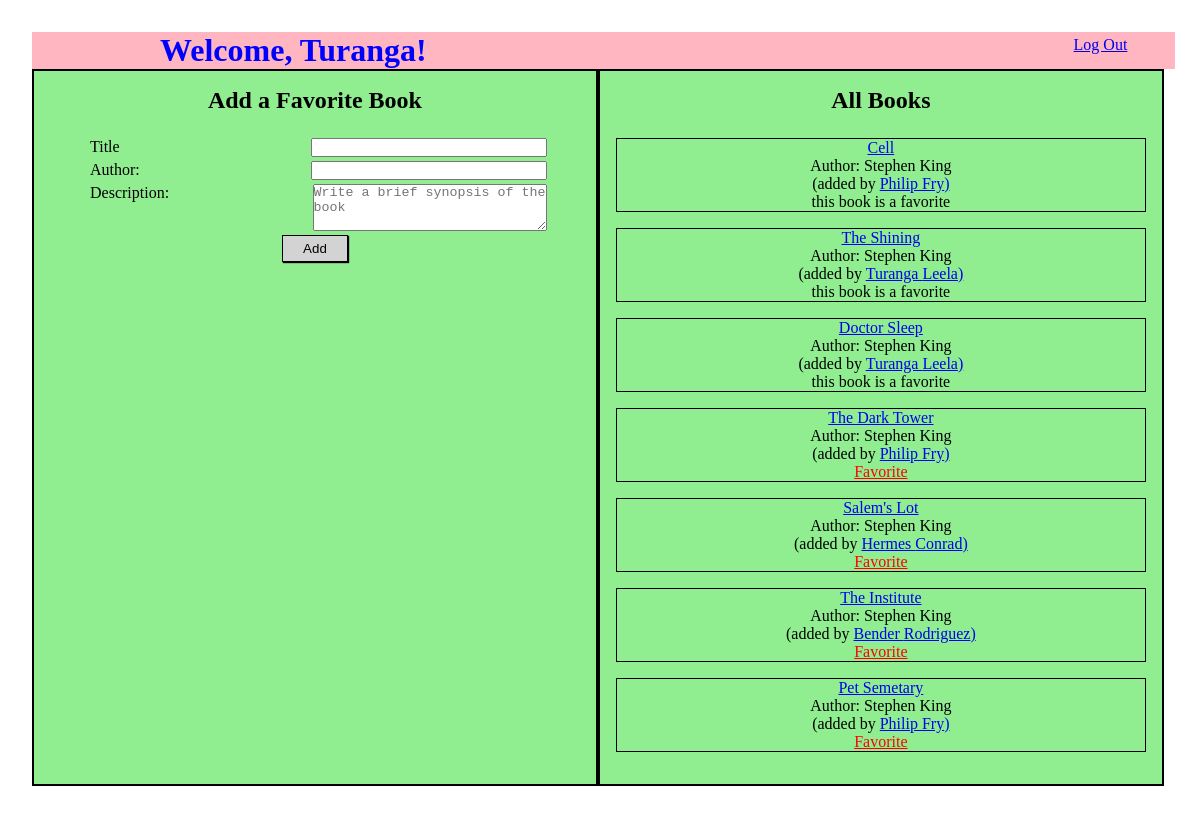
The page /books (signed in) on the database its author committed.
### book_app/models.py (models this page shows)
class User(models.Model):
    first_name = models.CharField(max_length=20)
    last_name = models.CharField(max_length=30)
    email = models.CharField(max_length=40)
    password = models.CharField(max_length=255)
    created_at = models.DateTimeField(auto_now_add=True)
    updated_at = models.DateTimeField(auto_now=True)
    objects = UserManager()

class Book(models.Model):
    title = models.CharField(max_length=40)
    description = models.TextField()
    author = models.CharField(max_length=40, default="Stephen King")
    uploaded_by = models.ForeignKey(User, related_name="books_uploaded", on_delete=models.CASCADE)
    favorited_by = models.ManyToManyField(User, related_name="liked_books")
    created_at = models.DateTimeField(auto_now_add=True)
    updated_at = models.DateTimeField(auto_now=True)
    objects = BookManager()

### book_app/views.py (the view)
# urls.py: path('books', views.all_books),
def all_books(request):
    if 'user_id' not in request.session:
        return redirect('/')
    all_books = Book.objects.all()
    this_user = User.objects.get(id = request.session['user_id'])
    context = {
        'user' : this_user,
        'books' : all_books,
    }
    return render(request, 'all_books.html', context)

### book_app/templates/all_books.html (shortened to what this page needs)
<!DOCTYPE html>
<html lang="en">
<head>
    {% load static %}
    <link rel="stylesheet" href="{% static 'all_books.css' %}">
</head>
<body>
    <div id="container">
        <div id="welcome">
            <h1>Welcome, {{ user.first_name }}!</h1>
            <a style="margin: .25em 3em 0 0;" href="/logout">Log Out</a>
        </div>
        <div id="main">
            <div id="add_book">
                <h2>Add a Favorite Book</h2>
                <form action="/create_book" method="POST">
                    <div class="line">
                        <label for="">Title</label>
                        <input type="text" name="title">
                    </div>
                    <div class="line">
                        <label for="">Author:</label>
                        <input type="text" name="author">
                    </div>
                    <div class="line">
                        <label for="">Description:</label>
                        <textarea name="desc" id="" cols="30" rows="3" placeholder="Write a brief synopsis of the book"></textarea>
                    </div>
                    <button type="submit">Add</button>
                </form>
            </div>
            <div id="book_list">
                <h2>All Books</h2>
                {% for book in books %}
                <div id="book_info_block">
                    <a href="/books/{{book.id}}">{{book.title}}</a>
                    <p>Author: {{book.author}}</p>
                    <p>(added by <a href="/user/{{book.uploaded_by.id}}">{{book.uploaded_by.first_name}} {{book.uploaded_by.last_name}})</p></a>
                    {% if user in book.favorited_by.all %}
                        <p style="font: italic;">this book is a favorite</p>
                    {% endif %}
                    {% if user not in book.favorited_by.all %}
                        <a style="color: red;" href="/favorite/{{book.id}}">Favorite</a>
                    {% endif %}
                </div>
                {% endfor %}
            </div>
        </div>
    </div>
</body>
</html>

### book_app/static/all_books.css (style rules this page uses)
* { padding: 0; margin: 0; }
#container { width: 96%; padding: 2em; margin: auto; }
#welcome { display: flex; width: 99.25%; justify-content: space-between; background-color: lightpink; }
#main { display: flex; }
#add_book, #book_list { width: 46%; border: 2px solid black; background-color: lightgreen; padding: 1em; text-align: center; }
.line { display: flex; justify-content: space-between; margin-bottom: .25em; }
#book_info_block { margin-bottom: 1em; border: 1px solid black; }
h1 { margin-left: 4em; color: blue; }
h2 { margin-bottom: 1em; }
input, textarea { width: 232px; margin-right: 2.5em; }
label { margin-left: 2.5em; }
button { padding: 5px 20px; background-color: lightgrey; border: 1px solid black; color: black; box-shadow: 1px 1px 1px black; transition-duration: .4s; }

### rows shown on the page
User: first_name "Turanga"
Book: title "Cell", author "Stephen King", uploaded_by.first_name "Philip", uploaded_by.last_name "Fry", shows "this book is a favorite"
Book: title "The Shining", author "Stephen King", uploaded_by.first_name "Turanga", uploaded_by.last_name "Leela", shows "this book is a favorite"
Book: title "Doctor Sleep", author "Stephen King", uploaded_by.first_name "Turanga", uploaded_by.last_name "Leela", shows "this book is a favorite"
Book: title "The Dark Tower", author "Stephen King", uploaded_by.first_name "Philip", uploaded_by.last_name "Fry"
Book: title "Salem's Lot", author "Stephen King", uploaded_by.first_name "Hermes", uploaded_by.last_name "Conrad"
Book: title "The Institute", author "Stephen King", uploaded_by.first_name "Bender", uploaded_by.last_name "Rodriguez"
Book: title "Pet Semetary", author "Stephen King", uploaded_by.first_name "Philip", uploaded_by.last_name "Fry"
